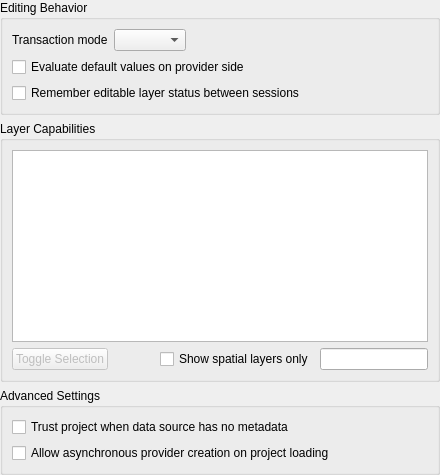
         <widget class="QWidget" name="mTab_DataSources">
          <layout class="QGridLayout" name="mTab_DataSourcesGridLayout">
           <property name="leftMargin">
            <number>0</number>
           </property>
           <property name="topMargin">
            <number>0</number>
           </property>
           <property name="rightMargin">
            <number>0</number>
           </property>
           <property name="bottomMargin">
            <number>0</number>
           </property>
           <item row="1" column="0">
            <widget class="QgsCollapsibleGroupBox" name="mLayerCapabilitiesGrpBox">
             <property name="sizePolicy">
              <sizepolicy hsizetype="Expanding" vsizetype="Expanding">
               <horstretch>0</horstretch>
               <verstretch>1</verstretch>
              </sizepolicy>
             </property>
             <property name="title">
              <string>Layer Capabilities</string>
             </property>
             <layout class="QGridLayout" name="gridLayout_19">
              <item row="3" column="1">
               <spacer name="horizontalSpacer_5">
                <property name="orientation">
                 <enum>Qt::Horizontal</enum>
                </property>
                <property name="sizeHint" stdset="0">
                 <size>
                  <width>40</width>
                  <height>20</height>
                 </size>
                </property>
               </spacer>
              </item>
              <item row="0" column="0" colspan="4">
               <widget class="QTreeView" name="mLayerCapabilitiesTree">
                <property name="sizePolicy">
                 <sizepolicy hsizetype="Expanding" vsizetype="Expanding">
                  <horstretch>0</horstretch>
                  <verstretch>1</verstretch>
                 </sizepolicy>
                </property>
               </widget>
              </item>
              <item row="3" column="0">
               <widget class="QPushButton" name="mLayerCapabilitiesToggleSelectionButton">
                <property name="enabled">
                 <bool>false</bool>
                </property>
                <property name="toolTip">
                 <string>Inverts the state of the selected checkboxes</string>
                </property>
                <property name="text">
                 <string>Toggle Selection</string>
                </property>
               </widget>
              </item>
              <item row="3" column="2">
               <widget class="QCheckBox" name="mShowSpatialLayersCheckBox">
                <property name="layoutDirection">
                 <enum>Qt::LeftToRight</enum>
                </property>
                <property name="text">
                 <string>Show spatial layers only</string>
                </property>
               </widget>
              </item>
              <item row="3" column="3">
               <widget class="QgsFilterLineEdit" name="mLayerCapabilitiesTreeFilterLineEdit"/>
              </item>
             </layout>
            </widget>
           </item>
           <item row="0" column="0">
            <widget class="QGroupBox" name="mEditingBehaviorGrpBox">
             <property name="title">
              <string>Editing Behavior</string>
             </property>
             <layout class="QGridLayout" name="gridLayout_8">
              <item row="0" column="1">
               <widget class="QComboBox" name="mTransactionModeComboBox"/>
              </item>
              <item row="0" column="0">
               <widget class="QLabel" name="mTransactionModeLabel">
                <property name="text">
                 <string>Transaction mode</string>
                </property>
               </widget>
              </item>
              <item row="0" column="2">
               <spacer name="horizontalSpacer_7">
                <property name="orientation">
                 <enum>Qt::Horizontal</enum>
                </property>
                <property name="sizeHint" stdset="0">
                 <size>
                  <width>40</width>
                  <height>20</height>
                 </size>
                </property>
               </spacer>
              </item>
              <item row="1" column="0" colspan="3">
               <widget class="QCheckBox" name="mEvaluateDefaultValues">
                <property name="toolTip">
                 <string>When enabled, default values will be evaluated as early as possible. This will fill default values in the add feature form already and not only create them on commit. Only supported for postgres, GPKG, spatialite and oracle.</string>
                </property>
                <property name="text">
                 <string>Evaluate default values on provider side</string>
                </property>
               </widget>
              </item>
              <item row="2" column="0" colspan="3">
               <widget class="QCheckBox" name="mCheckRememberEditStatus">
                <property name="text">
                 <string>Remember editable layer status between sessions</string>
                </property>
               </widget>
              </item>
             </layout>
            </widget>
           </item>
           <item row="2" column="0">
            <widget class="QGroupBox" name="mDatasourcesAdvancedSettingsGrpBox">
             <property name="title">
              <string>Advanced Settings</string>
             </property>
             <layout class="QGridLayout" name="gridLayout_13">
              <item row="0" column="0">
               <widget class="QCheckBox" name="mTrustProjectCheckBox">
                <property name="toolTip">
                 <string>Speed up project loading by skipping data checks in PostgreSQL layers. Useful in QGIS server context or project with huge database views or materialized views.</string>
                </property>
                <property name="text">
                 <string>Trust project when data source has no metadata</string>
                </property>
               </widget>
              </item>
              <item row="1" column="0">
               <widget class="QCheckBox" name="mAsynchProviderCreationCheckBox">
                <property name="text">
                 <string>Allow asynchronous provider creation on project loading</string>
                </property>
               </widget>
              </item>
             </layout>
            </widget>
           </item>
          </layout>
         </widget>
